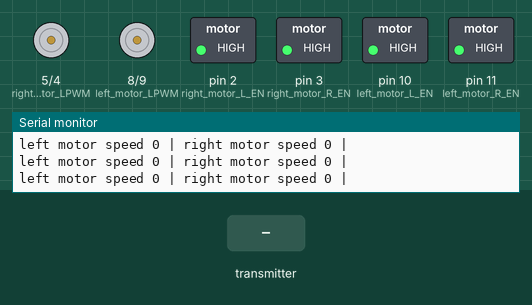
Recording of a sketch running on a simulated Arduino Mega 2560, built with avr-gcc and run on an emulated ATmega2560. Shown: motor-driver pin pairs drawn as motors (green arrow = first pin HIGH = forward, orange = second pin HIGH = backward, longer = more drive), switched loads named in the sketch (green lamp = pin HIGH), the last lines printed to the serial monitor. The inputs (shaded band) are chosen by the test bench.

Above: at 1.2 s.
1.3 s: the transmitter starts sending readChannel.1 = 1000
At 2.5 s:
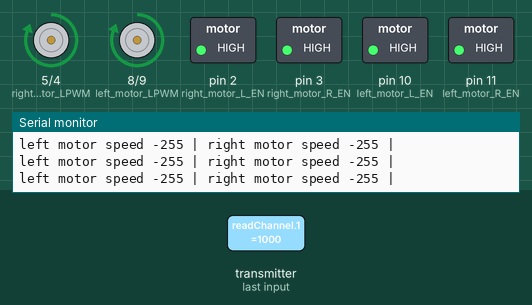
2.8 s: the transmitter starts sending readChannel.0 = 1000
At 3.2 s:
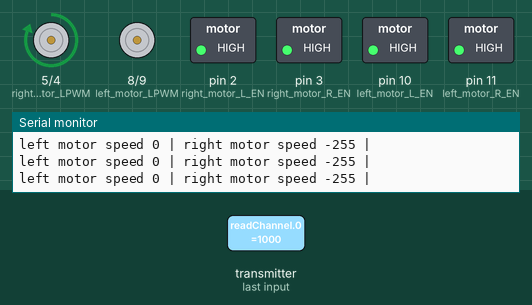
4.3 s: the transmitter starts sending readChannel.1 = 2000
At 5.4 s:
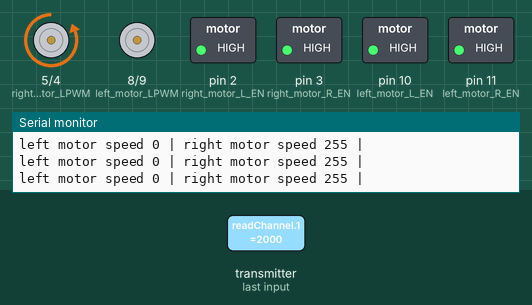
5.8 s: the transmitter starts sending readChannel.0 = 1250
At 7.0 s:
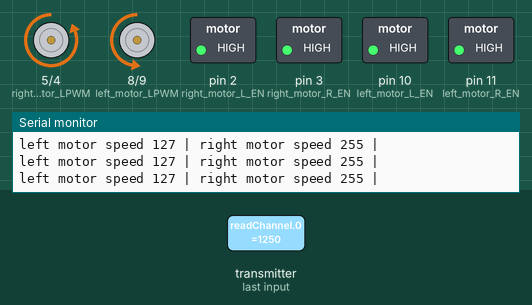
7.3 s: the transmitter starts sending readChannel.0 = 2000
At 8.5 s:
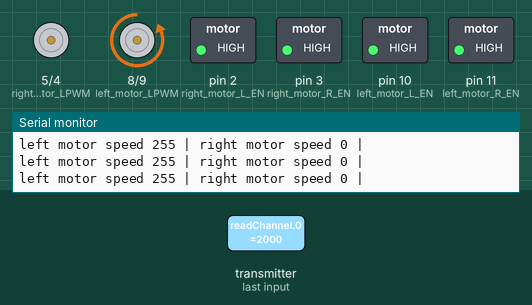
8.8 s: the transmitter starts sending readChannel.1 = 1250
At 9.3 s:
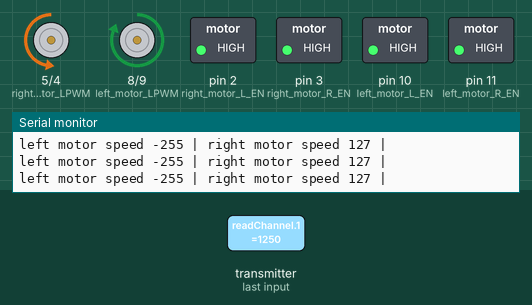
Timing chart, 0 to 11.3 s (numbered marks = the images above; inputs shaded):
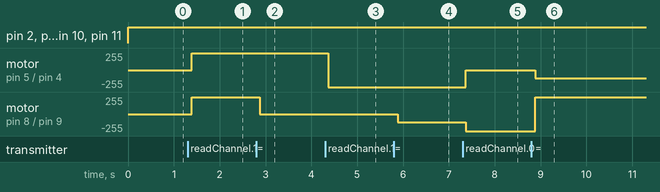

Measured:
- after the input at 1.3 s, motor on pin 5 (right_motor_LPWM) / pin 4 (right_motor_RPWM), motor on pin 8 (left_motor_LPWM) / pin 9 (left_motor_RPWM): stopped → forward 255/255 after 0.09 s
- after the input at 2.8 s, motor on pin 8 (left_motor_LPWM) / pin 9 (left_motor_RPWM): forward 255/255 → stopped after 0.08 s
- after the input at 4.3 s, motor on pin 5 (right_motor_LPWM) / pin 4 (right_motor_RPWM): forward 255/255 → backward 255/255 after 0.07 s
- after the input at 5.8 s, motor on pin 8 (left_motor_LPWM) / pin 9 (left_motor_RPWM): stopped → backward 127/255 after 0.09 s
- after the input at 7.3 s, motor on pin 5 (right_motor_LPWM) / pin 4 (right_motor_RPWM): backward 255/255 → stopped after 0.06 s; motor on pin 8 (left_motor_LPWM) / pin 9 (left_motor_RPWM): backward 127/255 → backward 255/255 after 0.06 s
- after the input at 8.8 s, motor on pin 5 (right_motor_LPWM) / pin 4 (right_motor_RPWM): stopped → backward 127/255 after 0.08 s; motor on pin 8 (left_motor_LPWM) / pin 9 (left_motor_RPWM): backward 255/255 → forward 255/255 after 0.08 s

The sketch:

sketch_mar10a.ino
```cpp
 // Include iBusBM Library
#include <IBusBM.h>


//dzojstik
#define RIGHT_JOYSTICK_LEFT_RIGHT_CHANNEL 0
#define RIGHT_JOYSTICK_UP_DOWN_CHANNEL 1

// right driver
#define right_motor_L_EN 2 // zuta l_en
#define right_motor_R_EN  3 // bijela r_en
#define right_motor_RPWM 4 // ljubicasta rpwm
#define right_motor_LPWM 5 // narandzasta lpwm

// left motor
#define left_motor_LPWM 8 //crna
#define left_motor_RPWM 9 //siva
#define left_motor_L_EN 10 //narandzasta
#define left_motor_R_EN 11 //zelena

#define THRESHOLD 5

// Create iBus Object
IBusBM ibus;

int leftMotorSpeed = 0;
int rightMotorSpeed = 0;


int right_joystick_left_right_value = 0;
int right_joystick_up_down_value = 0;


void setup() {
  // Start serial monitor
  Serial.begin(9600);

  pinMode(left_motor_R_EN, OUTPUT);
  pinMode(left_motor_L_EN, OUTPUT);
  pinMode(left_motor_RPWM, OUTPUT);
  pinMode(left_motor_LPWM, OUTPUT);

  pinMode(right_motor_R_EN, OUTPUT);
  pinMode(right_motor_L_EN, OUTPUT);
  pinMode(right_motor_RPWM, OUTPUT);
  pinMode(right_motor_LPWM, OUTPUT);

  // Attach iBus object to serial port
  ibus.begin(Serial1);

  // ensure left and right motor stopped
  analogWrite(left_motor_RPWM, 0);
  analogWrite(left_motor_LPWM, 0);
  analogWrite(right_motor_RPWM, 0);
  analogWrite(right_motor_LPWM, 0);
}

void loop() {
  digitalWrite(left_motor_R_EN, HIGH);
  digitalWrite(left_motor_L_EN, HIGH);
  digitalWrite(right_motor_R_EN, HIGH);
  digitalWrite(right_motor_L_EN, HIGH);

  right_joystick_up_down_value = readChannel(RIGHT_JOYSTICK_UP_DOWN_CHANNEL, -255, 255, 0);
  right_joystick_left_right_value = readChannel(RIGHT_JOYSTICK_LEFT_RIGHT_CHANNEL, -255, 255, 0);

  if(abs(right_joystick_left_right_value) <= THRESHOLD) {
    right_joystick_left_right_value = 0;
  }

  if(abs(right_joystick_up_down_value) <= THRESHOLD) {
    right_joystick_up_down_value = 0;
  }

  motorsPowerCalc(right_joystick_left_right_value, right_joystick_up_down_value);

  debugPrintValues();

  setMotorSpeed(leftMotorSpeed, left_motor_LPWM, left_motor_RPWM);
  setMotorSpeed(rightMotorSpeed, right_motor_LPWM, right_motor_RPWM);
}


void setMotorSpeed(int speed, int LPWM, int RPWM) {
  if(speed > 0) {
    analogWrite(LPWM, 0);
    analogWrite(RPWM, abs(speed));
  } else if(speed < 0) {
    analogWrite(RPWM, 0);
    analogWrite(LPWM, abs(speed));
  } else {
    analogWrite(RPWM, 0);
    analogWrite(LPWM, 0);
  }
}


void motorsPowerCalc(int leftRight, int upDown) {
  // Adjust speeds for turning
  if(upDown > 0) {
    leftMotorSpeed = upDown + (leftRight);
    rightMotorSpeed = upDown - (leftRight);
  }else if(upDown < 0) {
    leftMotorSpeed = upDown - (leftRight);
    rightMotorSpeed = upDown + (leftRight);
  }else {
    leftMotorSpeed = 0;
    rightMotorSpeed = 0;
  }

  // Ensure motor speeds are within range (-255 to 255)
  leftMotorSpeed = constrain(leftMotorSpeed, -255, 255);
  rightMotorSpeed = constrain(rightMotorSpeed, -255, 255);
}

// Read the number of a given channel and convert to the range provided.
// If the channel is off, return the default value
int readChannel(byte channelInput, int minLimit, int maxLimit, int defaultValue) {
  uint16_t ch = ibus.readChannel(channelInput);
  if (ch < 255) return defaultValue;
  if(ch >= -5 && ch <= 5) {
    ch = 0;
  }
  return map(ch, 1000, 2000, minLimit, maxLimit);
}

// Read the channel and return a boolean value
bool readSwitch(byte channelInput, bool defaultValue) {
  int intDefaultValue = (defaultValue) ? 100 : 0;
  int ch = readChannel(channelInput, 1, 100, intDefaultValue);
  return (ch > 50);
}

void debugPrintValues() {
  Serial.print("left motor speed ");
  Serial.print(leftMotorSpeed);
  Serial.print(" | ");
  Serial.print("right motor speed ");
  Serial.print(rightMotorSpeed);
  Serial.print(" | ");
  Serial.println();
}
```
